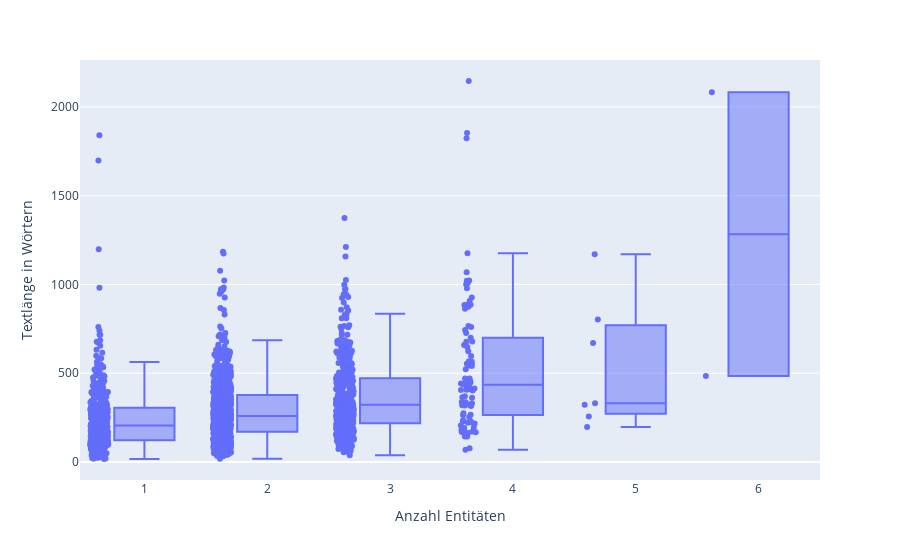

The notebook cell this image was saved under:
### Code cell
px.box(
    meta_anth_bin,
    x = 'entity_count',
    y = 'words',
    hover_data = ['author', 'title'],
    labels = {'words' : 'Textlänge in Wörtern', 'entity_count' : 'Anzahl Entitäten'},
    points = 'all'
)

### Figure 1 — Plotly figure (JSON) as saved in the notebook; plotly's stock layout.template omitted (floating-point values rounded to 4 significant figures; data arrays with more than 128 entries replaced by an {"elided": "..."} marker saying what was removed)
{"data": [{"alignmentgroup": "True", "boxpoints": "all", "customdata": {"elided": "1850x2 str values"}, "hovertemplate": "Anzahl Entitäten=%{x}<br>Textlänge in Wörtern=%{y}<br>author=%{customdata[0]}<br>title=%{customdata[1]}<extra></extra>", "legendgroup": "", "marker": {"color": "#636efa"}, "name": "", "notched": false, "offsetgroup": "", "orientation": "v", "showlegend": false, "type": "box", "x": {"elided": "1850 int values"}, "x0": " ", "xaxis": "x", "y": {"elided": "1850 int values"}, "y0": " ", "yaxis": "y"}], "layout": {"autosize": true, "boxmode": "group", "legend": {"tracegroupgap": 0}, "margin": {"t": 60}, "xaxis": {"anchor": "y", "autorange": true, "domain": [0, 1], "range": [0.4665, 6.5], "title": {"text": "Anzahl Entitäten"}, "type": "linear"}, "yaxis": {"anchor": "x", "autorange": true, "domain": [0, 1], "range": [-101.3, 2264.0], "title": {"text": "Textlänge in Wörtern"}, "type": "linear"}}}
